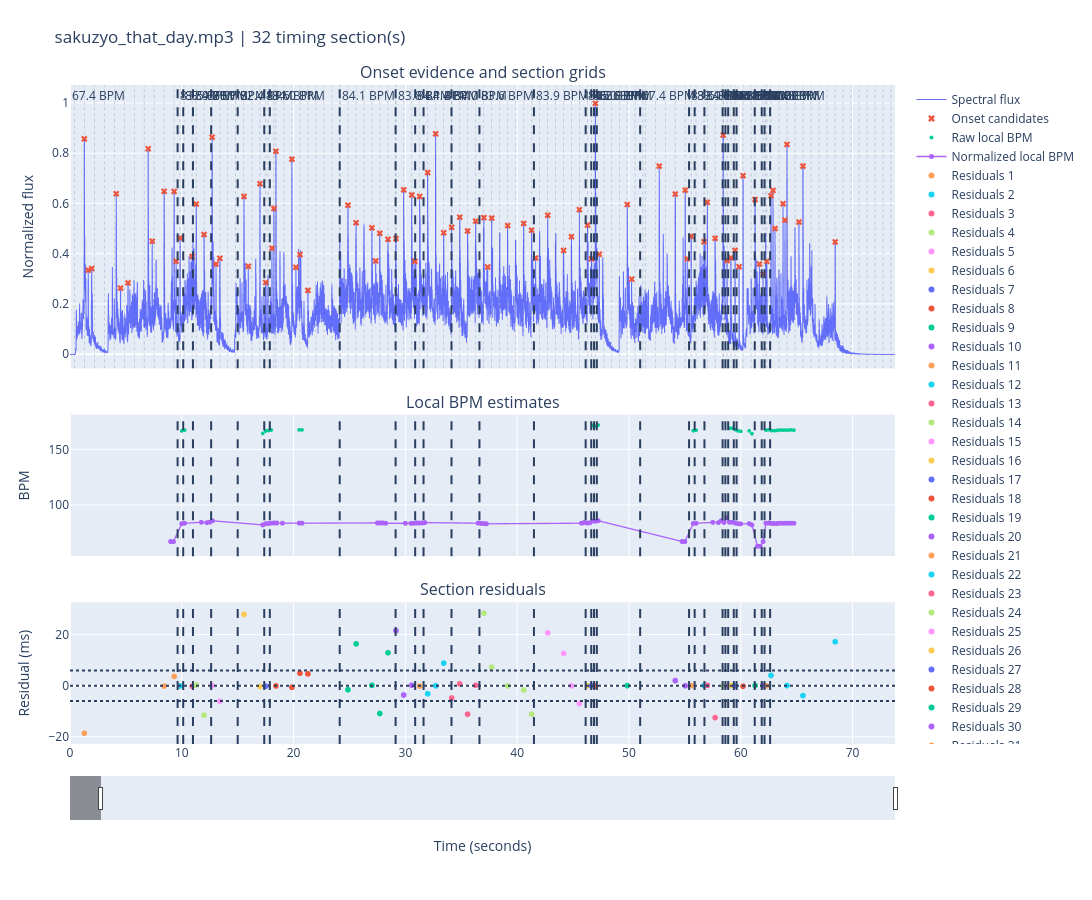

The code cell stored with this chart in its notebook:
### Markdown cell above
## Visualize local BPM estimates and timing sections

### Code cell
segment_figure = visualize_timing_segments(
    result,
    pixels_per_second=PIXELS_PER_SECOND,
)
